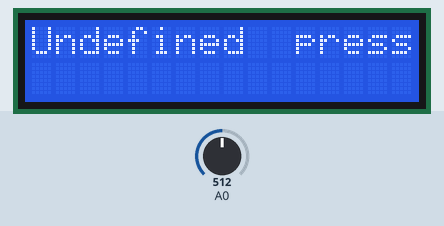
Bench run of a sketch on a simulated Arduino Uno, built with avr-gcc and run on an emulated ATmega328P. Shown: 16×2 character LCD. The test bench sets the inputs (shaded band); at power-on: A0 = 512. What the sketch prints to the serial monitor is not drawn.

Above: at 1.2 s.
1.3 s: A0 set to 992
4.3 s: A0 set to 1014
7.3 s: A0 set to 1023
At 7.9 s:
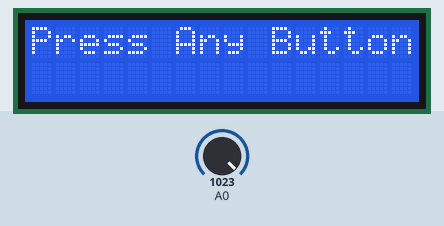
8.8 s: A0 set to 1005
At 9.4 s:
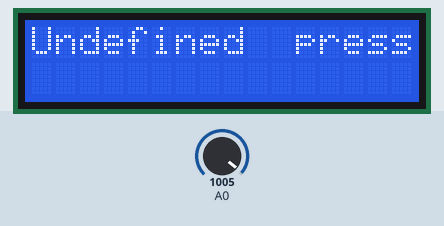
11.8 s: A0 set to 964
13.3 s: A0 set to 936
Timing chart, 0 to 15.8 s (numbered marks = the images above; inputs shaded):
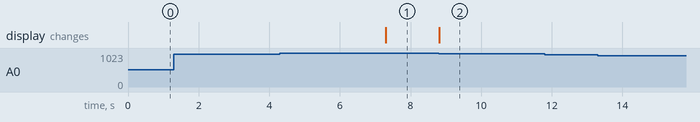

The sketch:

LCD-Sparkfun_Shield.ino
```cpp
/*
  LiquidCrystal Using Sparkfun LCD Button shield
  https://www.sparkfun.com/products/13293

NOTE:   This uses different hook up than what the examples in
		the arduino library use.  see


  The circuit:
 * LCD RS pin to digital pin 12  (8 for shield)
 * LCD Enable pin to digital pin 11 (9 for shield)
 * LCD D4 pin to digital pin 5   (D4)
 * LCD D5 pin to digital pin 4   (D5 for shield)
 * LCD D6 pin to digital pin 3   (D6 for shield)
 * LCD D7 pin to digital pin 2   (D7 for shield)
 * LCD R/W pin to ground
 * 10K resistor:
 * ends to +5V and ground
 * wiper to LCD VO pin (pin 3)

 */

// include the library code:
#include <LiquidCrystal.h>

// initialize the library with the numbers of the interface pins
// for the sparkfun shield
LiquidCrystal lcd(8, 9, 4, 5, 6, 7);

void setup()
{
	// set up the LCD's number of columns and rows:
	lcd.begin(16, 2);
	Serial.begin(9600);  //for debugging

}

char* buttons[] = {"Left", "Up", "Down", "Right", "Select", "Undefined"};

#define LEFT_BUTTON 	0
#define UP_BUTTON 		1
#define DN_BUTTON 		2
#define RIGHT_BUTTON 	3
#define SEL_BUTTON	 	4
#define UNDEFINED 		5

int buttonindex;

void loop()
{
	int buttonValue = 1023;
	lcd.clear();
	lcd.print("Press Any Button");

	while (buttonValue > 1015)
	{
		buttonValue = analogRead(A0);
	    Serial.println(buttonValue);
	}

 	if (buttonValue > 845 && buttonValue < 865)  // left button
	{
		buttonindex = LEFT_BUTTON;
	}
	else if (buttonValue > 915 && buttonValue < 949)  // UP button
	{
		buttonindex = UP_BUTTON;
	}
	else if (buttonValue > 895 && buttonValue < 910) // down button
	{
		buttonindex = DN_BUTTON;
	}
	else if (buttonValue > 810 && buttonValue < 820) // right button
	{
		buttonindex = RIGHT_BUTTON;
	}
	else if (buttonValue > 605 && buttonValue < 620) // select button
	{
		buttonindex = SEL_BUTTON;
	}
	else buttonindex = UNDEFINED;
	lcd.clear();
	lcd.print(buttons[buttonindex]);
	lcd.print("  pressed");
	// wait for key to be releasted

	while (buttonValue < 1000)
	{
		buttonValue = analogRead(A0);
	};  // sit in this loop till key unpressed

}
```

Measured:
- after the input at 1.3 s, every drawn part: stays the same
- after the input at 4.3 s, every drawn part: stays the same
- after the input at 7.3 s, the display: changes at once (image 1)
- after the input at 8.8 s, the display: changes at once (image 2)
- after the input at 11.8 s, every drawn part: stays the same
- after the input at 13.3 s, every drawn part: stays the same
